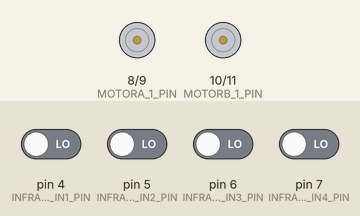
A sketch run on a simulated Arduino Uno, built with avr-gcc and run on an emulated ATmega328P. On the bench: motor-driver pin pairs drawn as motors (green arrow = first pin HIGH = forward, orange = second pin HIGH = backward, longer = more drive). Inputs (shaded band) come from the test bench; at power-on: pin 4 (INFRARED_IN1_PIN), pin 5 (INFRARED_IN2_PIN), pin 6 (INFRARED_IN3_PIN), pin 7 (INFRARED_IN4_PIN) LOW.

Above: at 1.2 s.
1.3 s: pin 4 (INFRARED_IN1_PIN) driven HIGH
At 2.5 s:
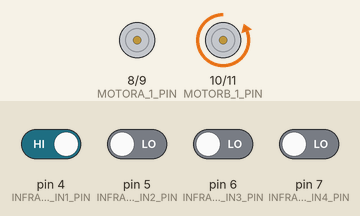
2.8 s: pin 7 (INFRARED_IN4_PIN) driven HIGH
At 3.6 s:
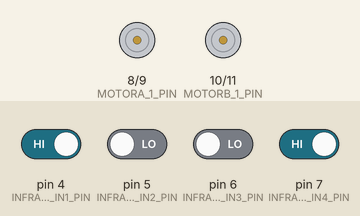
4.3 s: pin 4 (INFRARED_IN1_PIN) driven LOW
At 4.8 s:
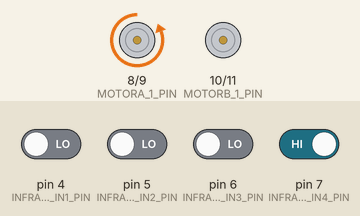
5.8 s: pin 6 (INFRARED_IN3_PIN) driven HIGH and pin 7 (INFRARED_IN4_PIN) driven LOW
At 7.1 s:
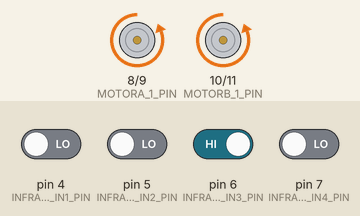
Timing chart, 0 to 8.3 s (numbered marks = the images above; inputs shaded):
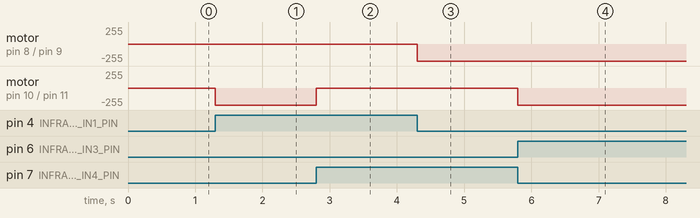

The sketch:

Car1.ino
```cpp
/*
   Arduino Car

   Include 3 main electronic modules: arduino uno r3 board, motor drive board, infrared sensor.

   Features: Black line tracking car

   电机驱动模块//TODO
   工作电压：DC 2V-10V
   外部接口：VCC,GND,IN1,IN2,IN3,IN4,motor a1,motor a2,motor b1,motor b2
             其中，VCC和GND是电源接口，GND要注意和arduino uno r3的GND连接（共地）；IN1,IN2控制motor a,IN3,IN4控制motor b。
   连接方式：????//TODO

   红外传感器模块
   工作电压：DC 3.3V-5V
   外部接口：VCC,GND,IN1,IN2,IN3,IN4
   连接方式：VCC和GND分别接arduino uno r3的+5V和GND，IN1-IN4分别接arduino uno r3的4个digital I/O接口
   共有四个红外探头IN1,IN2,IN3,IN4。对于每个探头来说：
   如果前面没有任何遮挡或者检测到黑线就返回HIGH（就是有些波没被反射回来）；
   如果前面有东西遮挡并且没有检测到黑线就返回LOW（就是波都被反射回来了）。

   12/18/2016
   Eric
*/
//declare infrared sensor pins
const int INFRARED_IN1_PIN = 4; //红外探头IN1
const int INFRARED_IN2_PIN = 5; //红外探头IN2
const int INFRARED_IN3_PIN = 6; //红外探头IN3
const int INFRARED_IN4_PIN = 7; //红外探头IN4

//declare motor pins
const int MOTORA_1_PIN = 8;
const int MOTORA_2_PIN = 9;
const int MOTORB_1_PIN = 10;
const int MOTORB_2_PIN = 11;

//whether a black line is detected by the infrarared sensor
//true: a black line is detected; false: a black line is not detected
boolean is1; //left sensor
boolean is2; //left-middle sensor
boolean is3; //right-middle sensor
boolean is4; //right sensor

//infrared sensor detect black line
//updates: is1,is2,is3,is4
void infraredSensorDetect();
//motor drive car wheels according to the detection results of the sensors
//depends on: is1,is2,is3,is4
void carAutoDrive();

// put your setup code here, to run once:
void setup() {
  // make the sensor's pins input:
  pinMode(INFRARED_IN1_PIN, INPUT);
  pinMode(INFRARED_IN2_PIN, INPUT);
  pinMode(INFRARED_IN3_PIN, INPUT);
  pinMode(INFRARED_IN4_PIN, INPUT);

  //make the motor's pins output:
  pinMode(MOTORA_1_PIN, OUTPUT);
  pinMode(MOTORA_2_PIN, OUTPUT);
  pinMode(MOTORB_1_PIN, OUTPUT);
  pinMode(MOTORB_2_PIN, OUTPUT);
}

// put your main code here, to run repeatedly:
void loop() {
  //infrared sensor detect black line
  infraredSensorDetect();
  //motor drive car wheels according to the detection results of the sensors
  carAutoDrive();
}

//infrared sensor detect black line
//updates: is1,is2,is3,is4
void infraredSensorDetect() {
  //infrared sensor 1
  if (HIGH == digitalRead(INFRARED_IN1_PIN)) {
    is1 = true;
  } else {
    is1 = false;
  }
  //infrared sensor 2
  if (HIGH == digitalRead(INFRARED_IN2_PIN)) {
    is2 = true;
  } else {
    is2 = false;
  }
  //infrared sensor 3
  if (HIGH == digitalRead(INFRARED_IN3_PIN)) {
    is3 = true;
  } else {
    is3 = false;
  }
  //infrared sensor 4
  if (HIGH == digitalRead(INFRARED_IN4_PIN)) {
    is4 = true;
  } else {
    is4 = false;
  }
}

//left wheel forward
void leftForward() {
  //TODO
  digitalWrite(MOTORA_1_PIN, LOW);
  digitalWrite(MOTORA_2_PIN, HIGH);
}

//right wheel forward
void rightForward() {
  //TODO
  digitalWrite(MOTORB_1_PIN, LOW);
  digitalWrite(MOTORB_2_PIN, HIGH);
}

//left wheel backward
void leftBackward() {
  digitalWrite(MOTORA_1_PIN, HIGH);
  digitalWrite(MOTORA_2_PIN, LOW);
}

//right wheel backward
void rightBackward() {
  //TODO
  digitalWrite(MOTORB_1_PIN, HIGH);
  digitalWrite(MOTORB_2_PIN, LOW);
}
//left wheel stop
void leftStop() {
  //TODO
  digitalWrite(MOTORA_1_PIN, LOW);
  digitalWrite(MOTORA_2_PIN, LOW);
}

//right wheel stop
void rightStop() {
  //TODO
  digitalWrite(MOTORB_1_PIN, LOW);
  digitalWrite(MOTORB_2_PIN, LOW);
}

//two wheels stop
void bothStop() {
  leftStop();
  rightStop();
}

//car turn left
void turnLeft() {
  leftStop();
  rightForward();
}
//car turn right
void turnRight() {
  leftForward();
  rightStop();
}
//car go forward
void goForward() {
  leftForward();
  rightForward();
}
//car stop
void park() {
  bothStop();
}

//motor drive car wheels according to the detection results of the sensors
//depends on: is1,is2,is3,is4
void carAutoDrive() {
  //根据IN1-IN4四个红外探头的返回值决定小车运动方向：1代表这个探头探测到黑线，0代表这个探头没有探测到黑线，x代表不管这个探头有没有探测到黑线
  //turn left:  1xx0
  if (is1 && !is4) {
    turnLeft();
  }
  //turn right:  0xx1
  if (!is1 && is4) {
    turnRight();
  }
  //go forward:  01x0, 0x10
  if ((!is1 && !is4) && (is3 || is4))
  {
    goForward();
  }
  //stop:     1xx1
  if (is1 && is4) {
    park();
  }
}
```

Measured:
- after the input at 1.3 s, motor on pin 10 (MOTORB_1_PIN) / pin 11 (MOTORB_2_PIN): stopped → backward 255/255 at once
- after the input at 2.8 s, motor on pin 10 (MOTORB_1_PIN) / pin 11 (MOTORB_2_PIN): backward 255/255 → stopped at once
- after the input at 4.3 s, motor on pin 8 (MOTORA_1_PIN) / pin 9 (MOTORA_2_PIN): stopped → backward 255/255 at once
- after the input at 5.8 s, motor on pin 10 (MOTORB_1_PIN) / pin 11 (MOTORB_2_PIN): stopped → backward 255/255 at once
